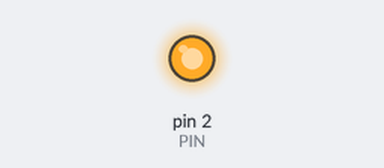
Recording of a sketch running on a simulated Arduino Uno, built with avr-gcc and run on an emulated ATmega328P. Parts: output pins drawn as LEDs (lit = HIGH).

Above: at 1.0 s.
At 3.0 s:
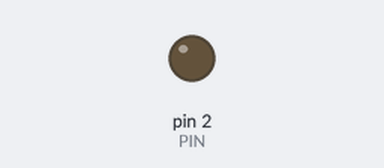
Timing chart, 0 to 5.2 s (numbered marks = the images above):
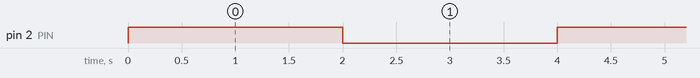

The sketch:

Relay.ino
```cpp
const int PIN = 2;

void setup(){
pinMode(PIN2, OUTPUT);
}

void loop() {
digitalWrite(PIN2, HIGH);
delay(2000);
digitalWrite(PIN2, LOW);
delay(2000);
}
```

Measured:
- by itself, pin 2 (PIN): alternates HIGH for 2.0 s and LOW for 2.0 s
